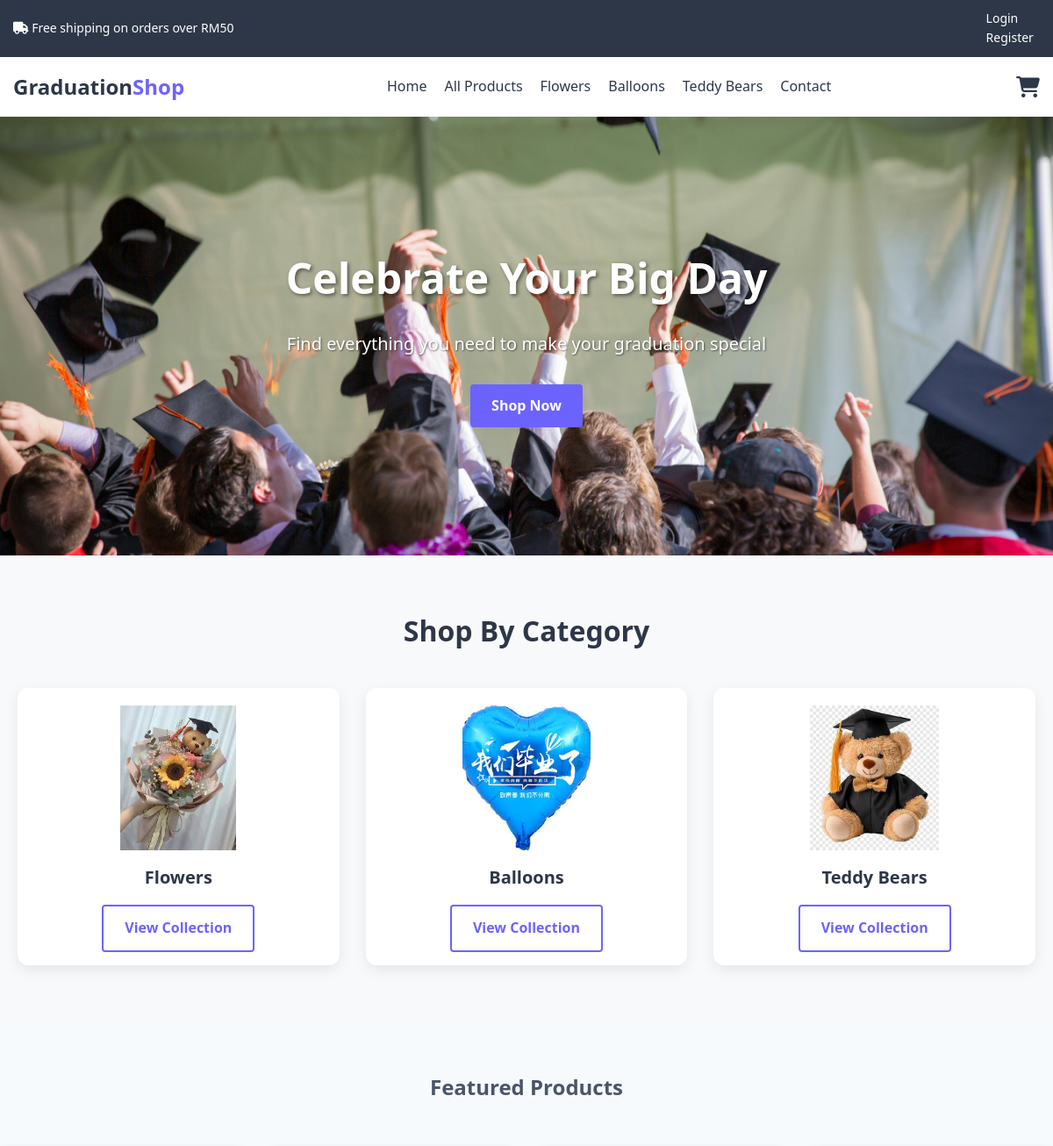
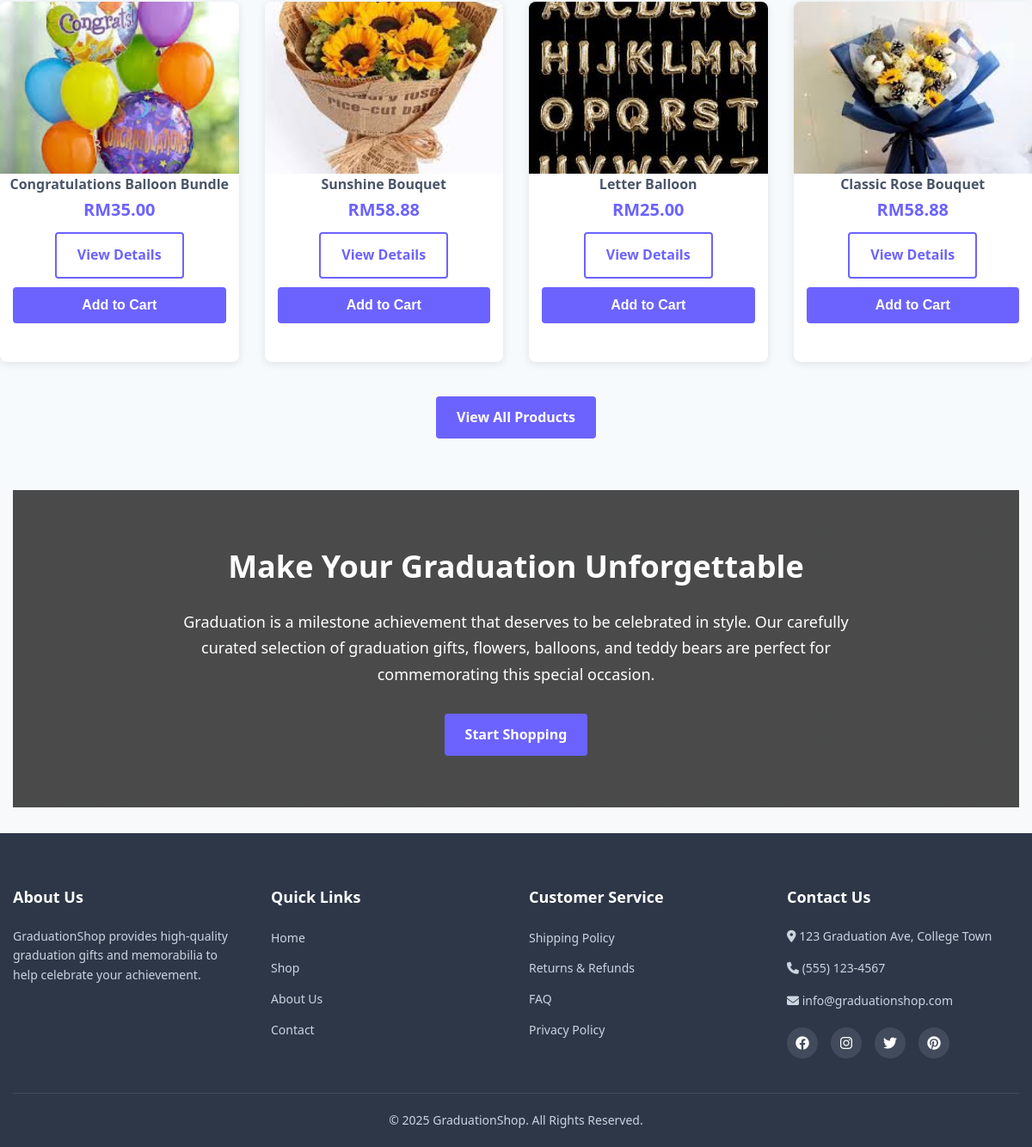
The page /Flower2/index.php on the database its author committed (2 pictures, top to bottom).
### tables this page shows
CREATE TABLE `product` (
  `productid` int(11) NOT NULL,
  `productname` varchar(200) NOT NULL,
  `description` text DEFAULT NULL,
  `price` decimal(10,2) NOT NULL,
  `imagepath` varchar(100) NOT NULL,
  `category` varchar(50) NOT NULL,
  `stock_quantity` int(11) NOT NULL DEFAULT 100
);

### Flower2/index.php (the view, shortened to what this page needs)
<?php
include("includes/header.php");
?>
<div class="hero-section" style="background-image: url('image/graduationbg.jpg');">
    <div class="hero-content">
        <h1>Celebrate Your Big Day</h1>
        <p>Find everything you need to make your graduation special</p>
        <a href="products.php" class="btn-primary">Shop Now</a>
    </div>
</div>
<section class="featured-categories">
    <h2>Shop By Category</h2>
    <div class="categories-container">
        <div class="category-card">
            <img src="image/flower1.jpeg" alt="Graduation Flowers">
            <h3>Flowers</h3>
            <a href="products.php?category=flowers" class="btn-secondary">View Collection</a>
        </div>
        <div class="category-card">
            <img src="image/ballon1.jpeg" alt="Graduation Balloons">
            <h3>Balloons</h3>
            <a href="products.php?category=balloons" class="btn-secondary">View Collection</a>
        </div>
        <div class="category-card">
            <img src="image/bear1.jpeg" alt="Graduation Teddy Bears">
            <h3>Teddy Bears</h3>
            <a href="products.php?category=bears" class="btn-secondary">View Collection</a>
        </div>
    </div>
</section>
<section class="featured-products">
    <h2>Featured Products</h2>
    <div class="products-container">
        <?php
        include("includes/db_connect.php");
        $sql = "SELECT * FROM product ORDER BY RAND() LIMIT 4";
        $result = $conn->query($sql);
        if ($result->num_rows > 0) {
            while($row = $result->fetch_assoc()) {
                echo '<div class="product-card">';
                echo '<img src="' . $row["imagepath"] . '" alt="' . $row["productname"] . '">';
                echo '<h4>' . $row["productname"] . '</h4>';
                echo '<p class="price">RM' . number_format($row["price"], 2) . '</p>';
                echo '<a href="product_details.php?id=' . $row["productid"] . '" class="btn-secondary">View Details</a>';
                echo '<form class="add-to-cart-form" data-product-id="' . $row["productid"] . '">';
                echo '<button type="submit" class="btn-primary">Add to Cart</button>';
                echo '</form>';
                echo '</div>';
            }
        } else {
            echo "<p>No products found</p>";
        }
        ?>
    </div>
    <div class="view-all">
        <a href="products.php" class="btn-primary">View All Products</a>
    </div>
</section>
<section class="graduation-message">
    <div class="message-content">
        <h2>Make Your Graduation Unforgettable</h2>
        <p>Graduation is a milestone achievement that deserves to be celebrated in style. Our carefully curated selection of graduation gifts, flowers, balloons, and teddy bears are perfect for commemorating this special occasion.</p>
        <a href="products.php" class="btn-primary">Start Shopping</a>
    </div>
</section>
<?php include("includes/footer.php"); ?>

### Flower2/css/styles.css (style rules this page uses)
:root { --primary-color: #6C63FF; --secondary-color: #FF6584; --dark-color: #2D3748; --light-color: #F7FAFC; --success-color: #48BB78; --error-color: #F56565; --text-color: #4A5568; --border-color: #E2E8F0; --grad-gold: #D4AF37; --grad-silver: #C0C0C0; }
* { margin: 0; padding: 0; box-sizing: border-box; }
body { font-family: 'Segoe UI', Tahoma, Geneva, Verdana, sans-serif; line-height: 1.6; color: var(--text-color); background-color: #F8F9FA; }
a { text-decoration: none; color: var(--primary-color); transition: color 0.3s; }
img { max-width: 100%; height: auto; }
button { cursor: pointer; }
.btn-primary, .btn-secondary { display: inline-block; padding: 12px 24px; border-radius: 4px; font-weight: 600; text-align: center; transition: all 0.3s; border: none; font-size: 16px; }
.btn-primary { background-color: var(--primary-color); color: white; }
.btn-secondary { background-color: white; color: var(--primary-color); border: 2px solid var(--primary-color); }
.hero-section { background-image: linear-gradient(rgba(0,0,0,0.5), rgba(0,0,0,0.5)), url('image/graduationbg.jpg'); background-size: cover; background-position: center; height: 500px; display: flex; align-items: center; justify-content: center; text-align: center; color: white; padding: 0 20px; }
.hero-content h1 { font-size: 48px; margin-bottom: 20px; text-shadow: 2px 2px 4px rgba(0,0,0,0.5); }
.hero-content p { font-size: 20px; margin-bottom: 30px; text-shadow: 1px 1px 2px rgba(0,0,0,0.5); }
.featured-categories { padding: 60px 0; text-align: center; margin-left: 20px; margin-right: 20px; }
.featured-categories h2 { font-size: 32px; margin-bottom: 40px; color: var(--dark-color); }
.categories-container { display: grid; grid-template-columns: repeat(auto-fit, minmax(300px, 1fr)); gap: 30px; }
.category-card { background-color: white; border-radius: 12px; overflow: hidden; box-shadow: 0 5px 15px rgba(0,0,0,0.08); transition: all 0.3s ease; text-align: center; display: flex; flex-direction: column; align-items: center; }
.category-card img { max-width:40% ; height: 185px;; object-fit: cover; padding-top: 20px; }
.category-card h3 { padding: 15px; font-size: 20px; color: var(--dark-color); }
.category-card .btn-secondary { margin: 0 15px 15px; display: block; }
.featured-products { padding: 60px 0; background-color: var(--light-color); text-align: center; max-width: 1200px; margin: 0 auto; }
.products-container { display: grid; grid-template-columns: repeat(auto-fit, minmax(250px, 1fr)); gap: 30px; justify-content: center; margin-top: 50px; }
.product-card { background-color: white; border-radius: 8px; overflow: hidden; box-shadow: 0 2px 10px rgba(0, 0, 0, 0.1); transition: transform 0.3s; display: flex; flex-direction: column; align-items: center; padding-bottom: 15px; }
.product-card img { width: 100%; height: 200px; object-fit: cover; }
.product-card .price { padding: 0 15px 10px; font-size: 20px; font-weight: 600; color: var(--primary-color); }
.product-card .btn-secondary { margin: 0 auto 10px; }
.product-card form { width: 100%; padding: 0 15px; }
.product-card .btn-primary { width: 100%; }
.view-all { margin-top: 40px; }
.graduation-message { padding: 60px 0; background-image: linear-gradient(rgba(0,0,0,0.7), rgba(0,0,0,0.7)); background-size: cover; background-position: center; color: white; text-align: center; margin-bottom: 30px; margin-left: 15px; margin-right: 15px; }
.message-content { max-width: 800px; margin: 0 auto; }
.message-content h2 { font-size: 36px; margin-bottom: 20px; }
.message-content p { font-size: 18px; margin-bottom: 30px; line-height: 1.7; }
.add-to-cart-form { margin-bottom: 30px; }

### rows shown on the page
product: imagepath (picture), productname "Congratulations Balloon Bundle", price "35.00"
product: imagepath (picture), productname "Sunshine Bouquet", price "58.88"
product: imagepath (picture), productname "Letter Balloon", price "25.00"
product: imagepath (picture), productname "Classic Rose Bouquet", price "58.88"
